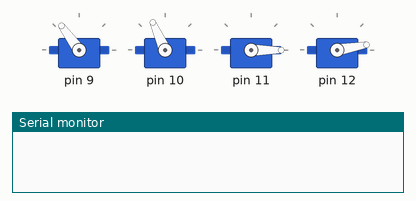
Recording of a program running on a simulated Arduino Uno, built with avr-gcc and run on an emulated ATmega328P. On the bench: 4 × servo, the last lines printed to the serial monitor.

Above: at 0.05 s.
At 4.0 s:
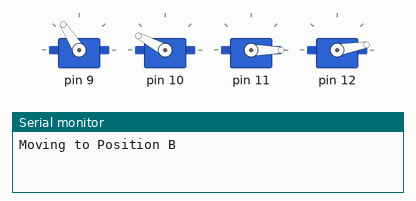
Timing chart, 0 to 9.2 s (numbered marks = the images above):
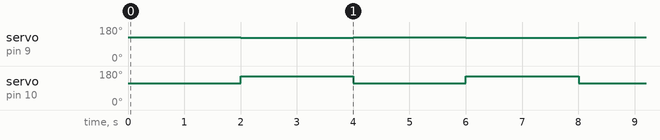

The program:

main.cpp
```cpp
#include <Arduino.h>
#include "Kinematics.h"
#include "RobotArm.h"

// 1. Updated 3D model measurements in millimeters
float link1_length = 97.37;  // Base to Elbow
float link2_length = 86.93;  // Elbow to Wrist
float link3_length = 147.90; // Wrist to tip of Gripper

Kinematics mathEngine(link1_length, link2_length, link3_length);
RobotArm myArm(&mathEngine, 9, 10, 11, 12);

// --- Millis Timer Variables ---
unsigned long previousMillis = 0;   // Stores the last time the arm moved
const long moveInterval = 2000;     // Interval at which to move (2000 ms = 2 seconds)
bool atPositionA = true;            // State tracker

void setup() {
    Serial.begin(115200);

    // Initial movement to wake up the servos
    myArm.moveToTarget(150.0, 100.0, 0.0);
    myArm.setGripper(false);
}

void loop() {
    // 1. Check the current time
    unsigned long currentMillis = millis();

    // 2. Has it been 2000ms since the last movement?
    if (currentMillis - previousMillis >= moveInterval) {

        // Save the last time you moved the arm
        previousMillis = currentMillis;

        // Toggle between two positions
        if (atPositionA) {
            Serial.println("Moving to Position B");
            myArm.moveToTarget(100.0, 150.0, 45.0); // Reach higher, angled up
            atPositionA = false;
        } else {
            Serial.println("Moving to Position A");
            myArm.moveToTarget(150.0, 100.0, 0.0);  // Reach lower, flat
            atPositionA = true;
        }
    }

    // 3. DO OTHER THINGS HERE!
    // Because we used millis(), the Uno reaches this part of the code
    // thousands of times per second. You can read a sensor, update an LCD,
    // or check a serial command right here without any lag.
}
```

Kinematics.h
```cpp
#ifndef KINEMATICS_H
#define KINEMATICS_H

#include <Arduino.h>
#include "Position.h"

class Kinematics {
  private:
    float L1; // Shoulder to elbow length
    float L2; // Elbow to wrist length
    float L3; // Wrist to gripper tip length

  public:
    // Constructor where you input your physical 3D model dimensions
    Kinematics(float link1_mm, float link2_mm, float link3_mm) {
        L1 = link1_mm;
        L2 = link2_mm;
        L3 = link3_mm;
    }

    // The main Inverse Kinematics solver
    JointAngles calculateAngles(TargetPose target) {
        JointAngles angles;
        angles.reachable = true;

        // Convert target angle to radians for math functions
        float phiRad = target.phi * (PI / 180.0);

        // Step 1: Find the wrist position
        float wx = target.x - L3 * cos(phiRad);
        float wy = target.y - L3 * sin(phiRad);

        // Step 2: Calculate elbow angle (Law of Cosines)
        float cosTheta2 = (wx*wx + wy*wy - L1*L1 - L2*L2) / (2.0 * L1 * L2);

        // Safety check: if cosTheta2 is outside [-1, 1], the point is out of reach
        if (cosTheta2 > 1.0 || cosTheta2 < -1.0) {
            angles.reachable = false;
            cosTheta2 = constrain(cosTheta2, -1.0, 1.0); // Prevent math crash
        }

        float theta2Rad = acos(cosTheta2); // This gives the "elbow down" solution

        // Step 3: Calculate shoulder angle
        float k1 = L1 + L2 * cos(theta2Rad);
        float k2 = L2 * sin(theta2Rad);
        float theta1Rad = atan2(wy, wx) - atan2(k2, k1);

        // Step 4: Calculate wrist angle
        float theta3Rad = phiRad - theta1Rad - theta2Rad;

        // Convert everything back to degrees for the servos
        angles.shoulder = theta1Rad * (180.0 / PI);
        angles.elbow = theta2Rad * (180.0 / PI);
        angles.wrist = theta3Rad * (180.0 / PI);

        return angles;
    }
};

#endif
```

Position.h
```cpp
#ifndef POSITION_H
#define POSITION_H

struct TargetPose {
    float x;       // X coordinate of the gripper tip (mm)
    float y;       // Y coordinate of the gripper tip (mm)
    float phi;     // Approach angle of the gripper (degrees)
};

struct JointAngles {
    float shoulder; // Angle for motor 1 (degrees)
    float elbow;    // Angle for motor 2 (degrees)
    float wrist;    // Angle for motor 3 (degrees)
    bool reachable; // Flag to tell you if the target is physically possible
};

#endif
```

RobotArm.h
```cpp
#ifndef ROBOTARM_H
#define ROBOTARM_H

#include <Servo.h>
#include "Kinematics.h"

class RobotArm {
  private:
    Kinematics* solver;
    Servo servoShoulder;
    Servo servoElbow;
    Servo servoWrist;
    Servo servoGripper;

    // --- CALIBRATION OFFSETS ---
    // Change these values when you physically mount the servo horns.
    // If the math says "0 degrees" (straight out), but your servo needs
    // to be at "90" to physically point straight out, set the offset to 90.
    float shoulderOffset = 90.0;
    float elbowOffset = 0.0;
    float wristOffset = 90.0;

  public:
    // Pass in the kinematics solver and attach pins
    RobotArm(Kinematics* mathEngine, int pinS, int pinE, int pinW, int pinG) {
        solver = mathEngine;
        servoShoulder.attach(pinS);
        servoElbow.attach(pinE);
        servoWrist.attach(pinW);
        servoGripper.attach(pinG);
    }

    // Move the arm to a specific X/Y coordinate with a specific approach angle
    bool moveToTarget(float x, float y, float phi) {
        TargetPose target = {x, y, phi};
        JointAngles result = solver->calculateAngles(target);

        if (result.reachable) {
            // Apply physical offsets to the raw mathematical angles
            float physShoulder = result.shoulder + shoulderOffset;
            float physElbow = result.elbow + elbowOffset;
            float physWrist = result.wrist + wristOffset;

            // Constrain bounds to strictly 0 to 180 to prevent servo damage
            physShoulder = constrain(physShoulder, 0, 180);
            physElbow = constrain(physElbow, 0, 180);
            physWrist = constrain(physWrist, 0, 180);

            // Write safe, mapped angles to hardware
            servoShoulder.write(physShoulder);
            servoElbow.write(physElbow);
            servoWrist.write(physWrist);

            return true;
        } else {
            Serial.println("Error: Target coordinates are out of physical reach!");
            return false;
        }
    }

    // Simple open/close command for the claw
    void setGripper(bool open) {
        if (open) {
            servoGripper.write(90); // Adjust this angle for your specific claw open state
        } else {
            servoGripper.write(10); // Adjust this angle for your specific claw closed state
        }
    }
};

#endif
```

Measured:
- by itself, servo on pin 9: alternates 126° for 2.0 s and 122° for 2.0 s
- by itself, servo on pin 10: alternates 152° for 2.0 s and 114° for 2.0 s
